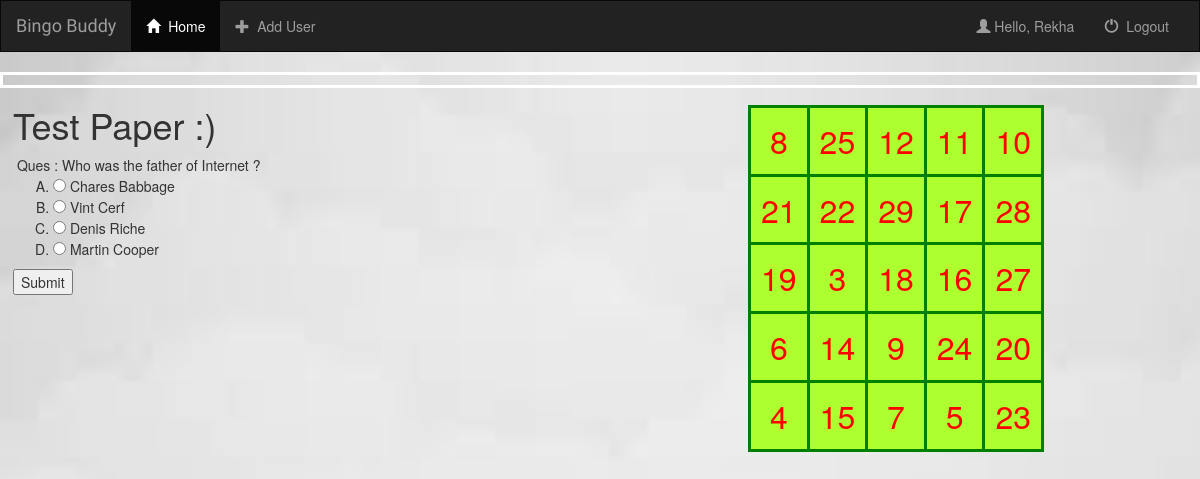
Screenshot of /testapp/test/ (signed in) with the database file from the repository.
### testapp/models.py (models this page shows, shortened)
class Question(models.Model):
    question = models.CharField(max_length=200)
    A = models.CharField(max_length=200)
    B = models.CharField(max_length=200)
    C = models.CharField(max_length=200)
    D = models.CharField(max_length=200)
    answer = models.CharField(max_length=10)

### testapp/views.py (the view)
# urls.py: path('test/',testPaper,name='testPaper'),
def testPaper(request):
    if(d['count']>0):
        random.shuffle(d['qnos'])
        qid = d['qnos'].pop()
        d['count'] = d['count']-1
        question = Question.objects.get(id=qid)
        d['ques'] = question
        return render(request,'testapp/test-paper.html',d)
    else:
        messages.info(request,'Test Ended')
        return render(request,'testapp/ended.html')

### templates/testapp/test-paper.html (shortened to what this page needs)
{% extends 'home/base.html' %}
{% block body %}
    <div class="float-conatiner">
    <div class="float-child">
        <h1>Test Paper :) </h1>
        <div id="form-div">
            <form method="post" action ="{% url 'test:result' pk=ques.id%}">
                &nbsp;Ques : {{ ques.question }}
                <ol class="op" type="A">
                    <li><input type="radio" name="option" value="A"> {{ ques.A }}</li>
                    <li><input type="radio" name="option" value="B"> {{ ques.B }}</li>
                    <li><input type="radio" name="option" value="C"> {{ ques.C }}</li>
                    <li><input type="radio" name="option" value="D"> {{ ques.D }}</li>
                </ol>
                <div id="submitbutton">
                    <input type=submit>
                </div>
            </form>
        </div>
    </div>
    <div class="float-child">
        <table class="card">
        {% for row in tabledata %}
            <tr>
                {% for item in row %}
                    {% if item in marked %}
                        <td id="{{ item }}" class="pink">{{ item }}</td>
                    {% else %}
                        <td id="{{ item }}">{{ item }}</td>
                    {% endif %}
                {% endfor %}
            </tr>
        {% endfor %}
    </table>
    </div>
    </div>
 {% endblock %}

### templates/home/base.html (shortened to what this page needs)
<!doctype html>
{% load static %}
<html lang="en">
  <head>
    <link rel="stylesheet" href="https://maxcdn.bootstrapcdn.com/bootstrap/3.3.6/css/bootstrap.min.css">
    <link rel="stylesheet" type="text/css" href="{% static 'css/style.css' %}">
    <link rel="stylesheet" href="https://cdnjs.cloudflare.com/ajax/libs/font-awesome/4.7.0/css/font-awesome.min.css">
  </head>
  <body>
    <nav class="navbar navbar-inverse">
        <div class="container-fluid">
            <div class="navbar-header">
                <a class="navbar-brand" href="{% url 'home:home' %}">Bingo Buddy</a>
            </div>
            <div class="collapse navbar-collapse" id="topNavBar">
                <ul class="nav navbar-nav">
                    <li class="active">
                        <a href="{% url 'home:home' %}">
                            <span class="glyphicon glyphicon-home" aria-hidden="true"></span>&nbsp; Home
                        </a>
                    </li>
                    <li class="">
                        <a href="#">
                            <span class="glyphicon glyphicon-plus" aria-hidden="true"></span>&nbsp; Add User
                        </a>
                    </li>
                </ul>
                <ul class="nav navbar-nav navbar-right">
                    <li class="">
                        <a href="#">
                            <span class="glyphicon glyphicon-user" aria-hidden="true"></span>
                            <span>Hello, {{ request.user }}</span>
                        </a>
                    </li>
                    <li class="">
                        <a href="{% url 'home:logout' %}">
                            <span class="glyphicon glyphicon-off" aria-hidden="true"></span>&nbsp; Logout
                        </a>
                    </li>
                </ul>
            </div>
        </div>
    </nav>
    {% block body %}
    {% endblock %}
  </body>
</html>

### static/css/style.css (style rules this page uses)
body, html { height: 100%; width: 100%; margin: 0; }
body { background-image: url("images/background.jfif"); background-position: center; background-size: cover; background-repeat: repeat-y; }
.navbar { border-radius: 0; }
.navbar-brand { font-family: 'Satisfy',cursive; }

### templates/testapp/test-paper.html (style rules this page uses)
.float-conatiner { border: 3px solid #fff; padding: 5px; }
.float-child { width: 50%; float: left; padding: 5px; }
.card { margin-right: auto; margin-left: auto; margin-top: 20px; }
table ,td { border: 3px solid green; }
table { width:50%; border-collapse: collapse; }
td { height: 50px; text-align: center; padding: 10px; background-color: greenyellow; color: red; font-size: xx-large; text-decoration-style: solid; }

### rows the page displays
Question: question "Who was the father of Internet ?", A "Chares Babbage", B "Vint Cerf", C "Denis Riche", D "Martin Cooper"

### other values shown
{{ request.user }} "Rekha"
{{ item }} "8" "25" "12" "11" "10" "21" "22" "29" "17" "28" "19" "3" "18" "16" "27" "6" "14" "9" "24" "20" "4" "15" "7" "5" "23"
